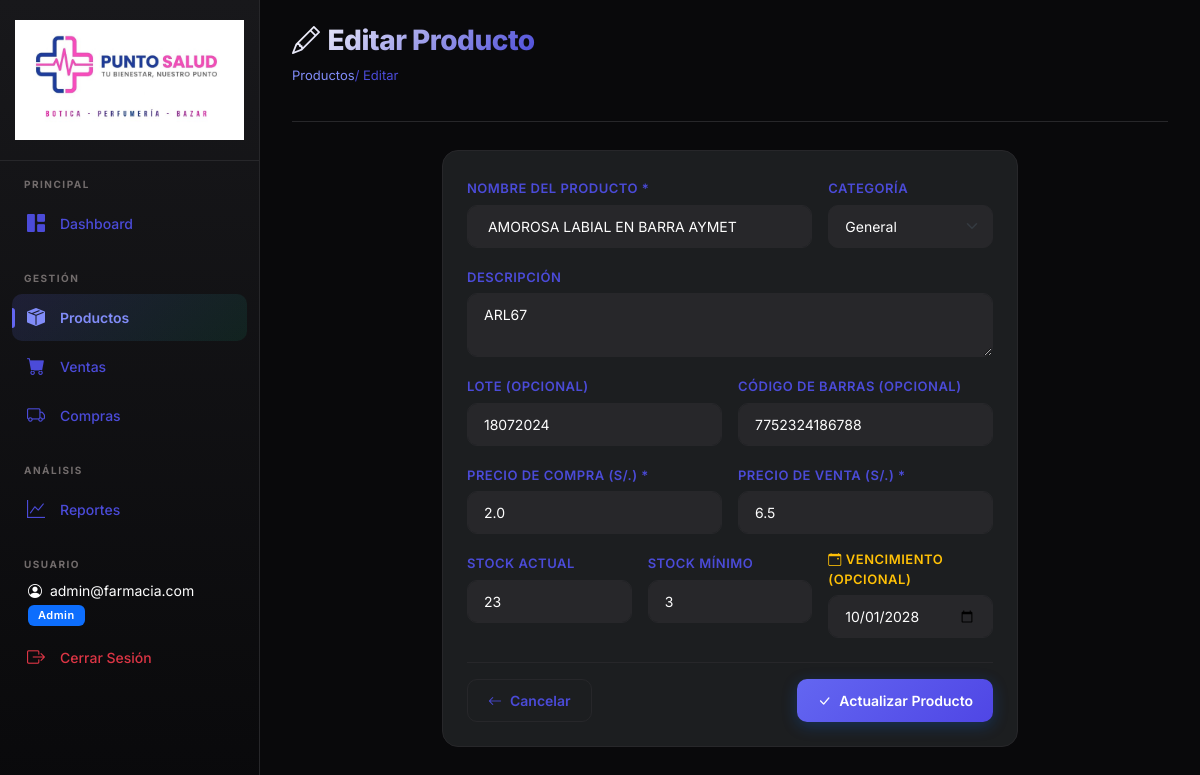
Screenshot of /productos/10/editar (signed in) with the database file from the repository.
### models.py (models this page shows, shortened)
class Usuario(UserMixin, db.Model):
    __tablename__ = 'usuarios'
    id = db.Column(db.Integer, primary_key=True)
    email = db.Column(db.String(120), unique=True, nullable=False)
    password_hash = db.Column(db.String(256), nullable=False)
    rol = db.Column(db.String(20), nullable=False, default='normal') # admin o normal
    fecha_creacion = db.Column(db.DateTime, default=datetime.now)
    @property
    def is_admin(self):
        return self.rol == 'admin'

class Producto(db.Model):
    __tablename__ = 'productos'
    id = db.Column(db.Integer, primary_key=True)
    nombre = db.Column(db.String(200), nullable=False)
    descripcion = db.Column(db.Text, nullable=True)
    categoria = db.Column(db.String(100), nullable=True, default='General')
    lote = db.Column(db.String(100), nullable=True)
    codigo_barras = db.Column(db.String(100), nullable=True, index=True)
    precio_compra = db.Column(db.Float, nullable=False, default=0.0)
    precio_venta = db.Column(db.Float, nullable=False, default=0.0)
    stock = db.Column(db.Integer, nullable=False, default=0)
    stock_minimo = db.Column(db.Integer, nullable=False, default=5)
    fecha_vencimiento = db.Column(db.Date, nullable=True)
    precio_blister = db.Column(db.Float, nullable=True, default=0.0)
    precio_caja = db.Column(db.Float, nullable=True, default=0.0)
    fecha_creacion = db.Column(db.DateTime, default=datetime.now)
    detalles_venta = db.relationship('DetalleVenta', backref='producto', lazy=True)
    detalles_compra = db.relationship('DetalleCompra', backref='producto', lazy=True)

### app.py (the view, shortened to what this page needs)
@app.route('/productos/<int:id>/editar', methods=['GET', 'POST'])
@login_required
def producto_editar(id):
    if not current_user.is_admin:
        flash('No tienes permisos para realizar esta acción.', 'danger')
        return redirect(url_for('productos_lista'))
    producto = Producto.query.get_or_404(id)
    return render_template('productos/formulario.html', producto=producto)

### app.py (called while the page is built)
@login_manager.user_loader
def load_user(user_id):
    return Usuario.query.get(int(user_id))

### templates/productos/formulario.html (shortened to what this page needs)
{% extends "base.html" %}
{% block content %}
<div class="page-header">
    <div>
        <h1><i class="bi bi-{{ 'pencil' if producto else 'plus-lg' }} me-2"></i>{{ 'Editar' if producto else 'Nuevo' }}
            Producto</h1>
        <span class="breadcrumb">
            <a href="{{ url_for('productos_lista') }}"
                style="color: var(--primary-light); text-decoration: none;">Productos</a>
            / {{ 'Editar' if producto else 'Nuevo' }}
        </span>
    </div>
</div>
<div class="row justify-content-center">
    <div class="col-md-8">
        <div class="card">
            <div class="card-body p-4">
                <form method="POST" id="form-producto">
                    <div class="row g-3">
                        <div class="col-md-8">
                            <label class="form-label">Nombre del Producto *</label>
                            <input type="text" name="nombre" class="form-control" required
                                value="{{ producto.nombre if producto else '' }}" placeholder="Ej: Paracetamol 500mg"
                                id="input-nombre">
                        </div>
                        <div class="col-md-4">
                            <label class="form-label">Categoría</label>
                            <select name="categoria" class="form-select" id="select-categoria">
                                {% set categorias = ['General', 'Medicamentos', 'Vitaminas', 'Higiene', 'Cuidado
                                Personal', 'Bebé', 'Primeros Auxilios', 'Equipos Médicos'] %}
                                {% for cat in categorias %}
                                <option value="{{ cat }}" {{ 'selected' if producto and producto.categoria==cat }}>{{
                                    cat }}</option>
                                {% endfor %}
                            </select>
                        </div>
                        <div class="col-12">
                            <label class="form-label">Descripción</label>
                            <textarea name="descripcion" class="form-control" rows="2"
                                placeholder="Descripción del producto (opcional)"
                                id="input-descripcion">{{ producto.descripcion if producto else '' }}</textarea>
                        </div>
                        <div class="col-md-6">
                            <label class="form-label">Lote (Opcional)</label>
                            <input type="text" name="lote" class="form-control"
                                value="{{ producto.lote if producto and producto.lote else '' }}"
                                placeholder="Ej: Lote ABC-1234" id="input-lote">
                        </div>
                        <div class="col-md-6">
                            <label class="form-label">Código de Barras (Opcional)</label>
                            <input type="text" name="codigo_barras" class="form-control"
                                value="{{ producto.codigo_barras if producto and producto.codigo_barras else '' }}"
                                placeholder="Ej: 775123456789" id="input-codigo-barras">
                        </div>
                        <div class="col-md-6">
                            <label class="form-label">Precio de Compra (S/.) *</label>
                            <input type="number" name="precio_compra" class="form-control" step="0.01" min="0" required
                                value="{{ producto.precio_compra if producto else '' }}" placeholder="0.00"
                                id="input-precio-compra">
                        </div>
                        <div class="col-md-6">
                            <label class="form-label" id="label-precio-venta">Precio de Venta (S/.) *</label>
                            <input type="number" name="precio_venta" class="form-control" step="0.01" min="0" required
                                value="{{ producto.precio_venta if producto else '' }}" placeholder="0.00"
                                id="input-precio-venta">
                        </div>
                        <div class="col-md-4">
                            <label class="form-label">Stock Actual</label>
                            <input type="number" name="stock" class="form-control" min="0"
                                value="{{ producto.stock if producto else 0 }}" id="input-stock">
                        </div>
                        <div class="col-md-4">
                            <label class="form-label">Stock Mínimo</label>
                            <input type="number" name="stock_minimo" class="form-control" min="0"
                                value="{{ producto.stock_minimo if producto else 5 }}" id="input-stock-minimo">
                        </div>
                        <div class="col-md-4">
                            <label class="form-label text-warning"><i class="bi bi-calendar-event me-1"></i>Vencimiento
                                (Opcional)</label>
                            <input type="date" name="fecha_vencimiento" class="form-control"
                                value="{{ producto.fecha_vencimiento.strftime('%Y-%m-%d') if producto and producto.fecha_vencimiento else '' }}"
                                id="input-fecha-vencimiento">
                        </div>
                    </div>
                    <div class="d-flex justify-content-between mt-4 pt-3"
                        style="border-top: 1px solid var(--border-color);">
                        <a href="{{ url_for('productos_lista') }}" class="btn btn-outline-light">
                            <i class="bi bi-arrow-left"></i> Cancelar
                        </a>
                        <button type="submit" class="btn btn-primary" id="btn-guardar-producto">
                            <i class="bi bi-check-lg"></i> {{ 'Actualizar' if producto else 'Guardar' }} Producto
                        </button>
                    </div>
                </form>
            </div>
        </div>
    </div>
</div>
{% endblock %}

### templates/base.html (shortened to what this page needs)
<!DOCTYPE html>
<html lang="es">
<head>
    <link href="https://cdn.jsdelivr.net/npm/bootstrap@5.3.2/dist/css/bootstrap.min.css" rel="stylesheet">
    <link href="https://cdn.jsdelivr.net/npm/bootstrap-icons@1.11.2/font/bootstrap-icons.min.css" rel="stylesheet">
    <link href="{{ url_for('static', filename='css/style.css') }}" rel="stylesheet">
</head>
<body>
    {% if current_user.is_authenticated %}
    <nav class="sidebar" id="sidebar">
        <div class="sidebar-brand" style="justify-content: center; padding: 20px 15px;">
            <img src="{{ url_for('static', filename='img/logo.png') }}" alt="Punto Salud" class="sidebar-logo">
        </div>
        <div class="sidebar-nav">
            <div class="nav-section">
                <div class="nav-section-title">Principal</div>
                <a href="{{ url_for('dashboard') }}"
                    class="nav-link {% if request.endpoint == 'dashboard' %}active{% endif %}" id="nav-dashboard">
                    <i class="bi bi-grid-1x2-fill"></i>
                    Dashboard
                </a>
            </div>
            <div class="nav-section">
                <div class="nav-section-title">Gestión</div>
                <a href="{{ url_for('productos_lista') }}"
                    class="nav-link {% if 'producto' in request.endpoint %}active{% endif %}" id="nav-productos">
                    <i class="bi bi-box-seam-fill"></i>
                    Productos
                </a>
                <a href="{{ url_for('ventas_lista') }}"
                    class="nav-link {% if 'venta' in request.endpoint %}active{% endif %}" id="nav-ventas">
                    <i class="bi bi-cart-fill"></i>
                    Ventas
                </a>
                <a href="{{ url_for('compras_lista') }}"
                    class="nav-link {% if 'compra' in request.endpoint %}active{% endif %}" id="nav-compras">
                    <i class="bi bi-truck"></i>
                    Compras
                </a>
            </div>
            <div class="nav-section">
                <div class="nav-section-title">Análisis</div>
                <a href="{{ url_for('reportes') }}"
                    class="nav-link {% if request.endpoint == 'reportes' %}active{% endif %}" id="nav-reportes">
                    <i class="bi bi-graph-up"></i>
                    Reportes
                </a>
            </div>
            <div class="nav-section">
                <div class="nav-section-title">Usuario</div>
                <div class="text-white small mb-2 px-3">
                    <i class="bi bi-person-circle me-1"></i> {{ current_user.email }}<br>
                    <span class="badge bg-{{ 'primary' if current_user.is_admin else 'secondary' }} mt-1">{{
                        current_user.rol|title }}</span>
                </div>
                <a href="{{ url_for('logout') }}" class="nav-link text-danger">
                    <i class="bi bi-box-arrow-right"></i>
                    Cerrar Sesión
                </a>
            </div>
        </div>
    </nav>
    {% endif %}
    <main class="main-content" >
        {% block content %}{% endblock %}
    </main>
</body>
</html>

### static/css/style.css (style rules this page uses)
:root { --primary: #6366f1; --primary-dark: #4f46e5; --primary-light: #818cf8; --secondary: #10b981; --secondary-dark: #059669; --accent: #06b6d4; --danger: #f43f5e; --warning: #f59e0b; --dark: #09090b; --dark-2: #18181b; --dark-3: #27272a; --dark-4: #aaaac0; --dark-5: #393b3b; --dark-6: #c54fb5; --text-primary: #fdfdfd; --text-secondary: #4b4bd8; --text-secondary2: #b9b9c0; --text-muted: #726c6c; --border-color: #27272a; --card-bg: #1c1e20; --card-bg2: #151b1a; --sidebar-width: 260px; --transition: all 0.3s cubic-bezier(0.4, 0, 0.2, 1); }
* { margin: 0; padding: 0; box-sizing: border-box; }
body { font-family: 'Inter', sans-serif; background-color: var(--dark); color: var(--text-primary); min-height: 100vh; overflow-x: hidden; }
.sidebar { position: fixed; top: 0; left: 0; width: var(--sidebar-width); height: 100vh; background: linear-gradient(180deg, var(--dark-2) 0%, var(--dark) 100%); border-right: 1px solid var(--border-color); z-index: 1000; display: flex; flex-direction: column; transition: var(--transition); }
.sidebar-brand { padding: 20px 15px; border-bottom: 1px solid var(--border-color); display: flex; align-items: center; justify-content: center; min-height: 90px; }
.sidebar-logo { max-width: 100%; height: auto; object-fit: contain; }
.sidebar-nav { flex: 1; padding: 16px 12px; overflow-y: auto; }
.nav-section { margin-bottom: 24px; }
.nav-section-title { font-size: 10px; font-weight: 700; text-transform: uppercase; letter-spacing: 1.5px; color: var(--text-muted); padding: 0 12px; margin-bottom: 8px; }
.sidebar-nav .nav-link { display: flex; align-items: center; gap: 12px; padding: 10px 12px; color: var(--text-secondary); text-decoration: none; border-radius: 10px; font-size: 14px; font-weight: 500; transition: var(--transition); margin-bottom: 2px; position: relative; }
.sidebar-nav .nav-link.active { background: linear-gradient(135deg, rgba(99, 102, 241, 0.15) 0%, rgba(16, 185, 129, 0.1) 100%); color: var(--primary-light); font-weight: 600; }
.sidebar-nav .nav-link.active::before { content: ''; position: absolute; left: 0; top: 50%; transform: translateY(-50%); width: 3px; height: 20px; background: var(--primary); border-radius: 0 4px 4px 0; }
.sidebar-nav .nav-link i { font-size: 18px; width: 24px; text-align: center; }
.main-content { margin-left: var(--sidebar-width); padding: 24px 32px; min-height: 100vh; }
.page-header { display: flex; justify-content: space-between; align-items: center; margin-bottom: 28px; padding-bottom: 20px; border-bottom: 1px solid var(--border-color); }
.page-header h1 { font-size: 28px; font-weight: 800; letter-spacing: -0.5px; background: linear-gradient(135deg, var(--text-primary) 0%, var(--text-secondary) 100%); -webkit-background-clip: text; -webkit-text-fill-color: transparent; background-clip: text; }
.page-header .breadcrumb { font-size: 13px; color: var(--text-secondary); }
.card { background: var(--card-bg); border: 1px solid var(--border-color); border-radius: 16px; transition: var(--transition); overflow: hidden; }
.card-body { padding: 20px; }
.btn { border-radius: 10px; font-weight: 600; font-size: 14px; padding: 10px 20px; transition: var(--transition); border: none; display: inline-flex; align-items: center; gap: 8px; }
.btn-primary { background: linear-gradient(135deg, var(--primary) 0%, var(--primary-dark) 100%); color: white; box-shadow: 0 4px 15px rgba(13, 110, 253, 0.25); }
.btn-outline-light { border: 1px solid var(--border-color); color: var(--text-secondary); background: transparent; }
.form-control, .form-select { background-color: var(--dark-3); border: 1px solid var(--border-color); color: var(--text-primary); border-radius: 10px; padding: 10px 16px; font-size: 14px; transition: var(--transition); }
.form-control::placeholder { color: var(--text-muted); }
.form-label { font-size: 13px; font-weight: 600; color: var(--text-secondary); margin-bottom: 6px; text-transform: uppercase; letter-spacing: 0.5px; }
.badge { font-weight: 600; font-size: 11px; padding: 5px 10px; border-radius: 6px; letter-spacing: 0.5px; }

### rows the page displays
Usuario: email "admin@farmacia.com", rol "Admin"
Producto: nombre "AMOROSA LABIAL EN BARRA AYMET", descripcion "ARL67", lote "18072024", codigo_barras "7752324186788", precio_compra "2.0", precio_venta "6.5", stock "23", stock_minimo "3", fecha_vencimiento "10/01/2028"

### other values shown
{{ 'Editar' if producto else 'Nuevo' }} "Editar"
{{ 'Actualizar' if producto else 'Guardar' }} "Actualizar"
form field categoria "General"
